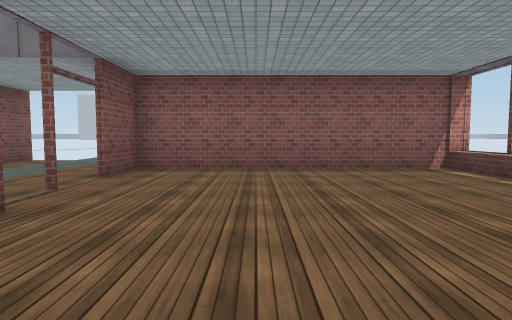
[1] (above)

17 first-person views from a walk through a 3-D level made in the Unity game engine. The camera is 1.2 m above the floor, tilts 4° down and sees 75° across. The floor is counted in squares, 2 m on a side. Each view is taken from the middle of a square. On the plan, view 1 faces up. The plan holds only what a view shows up to about 10 squares ahead; the rest is blank. The place goes on beyond the plan. Door leaves are left out, so doorways stand open. Some surface patterns are stand-ins.

[2]
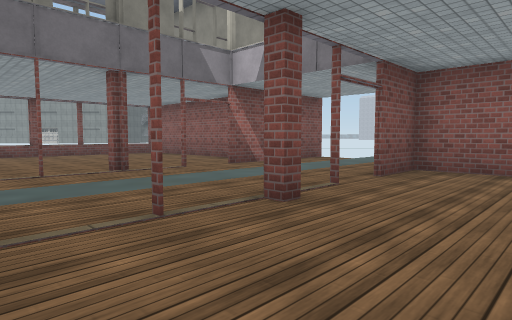

[3]
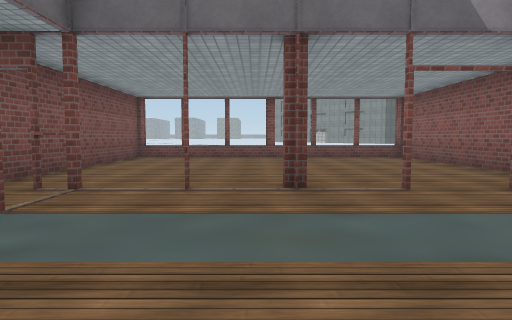

[4]
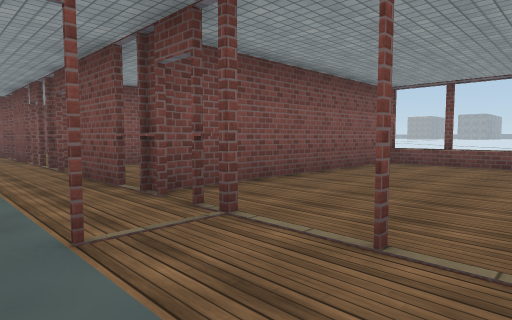

[5]
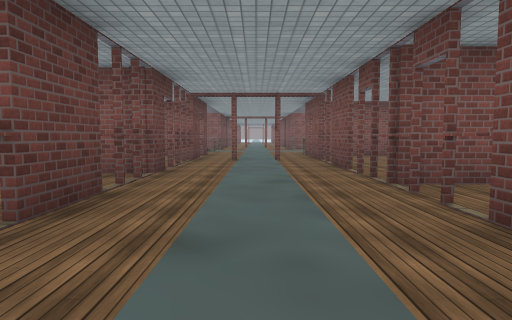

[6]
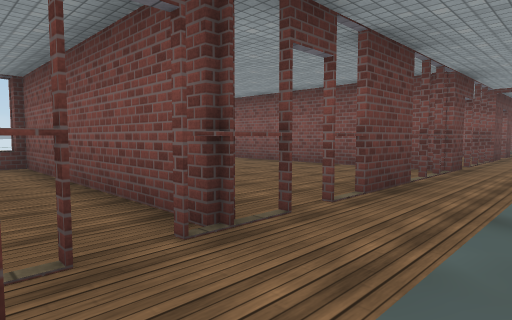

[7]
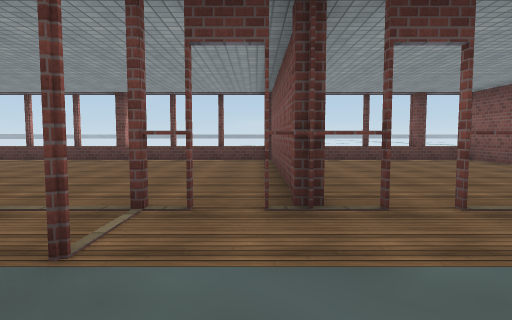

[8]
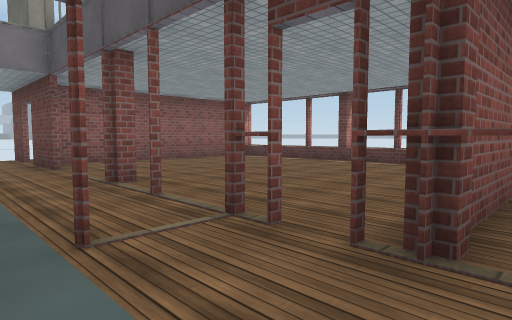

[9]
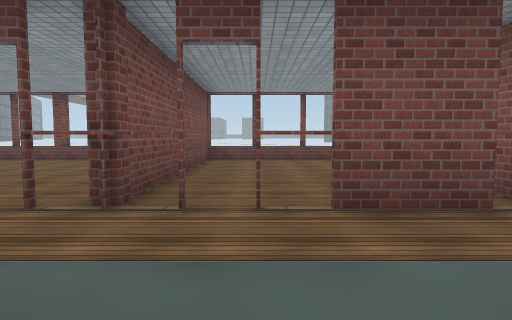

[10]
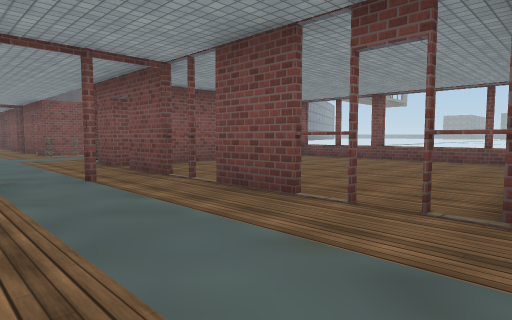

[11]
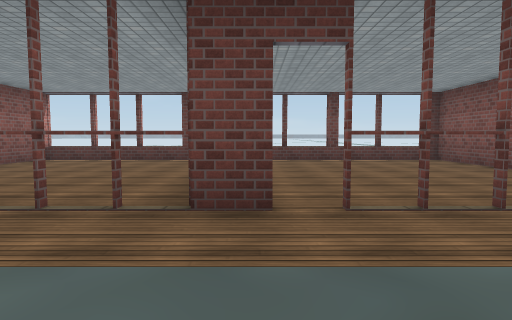

[12]
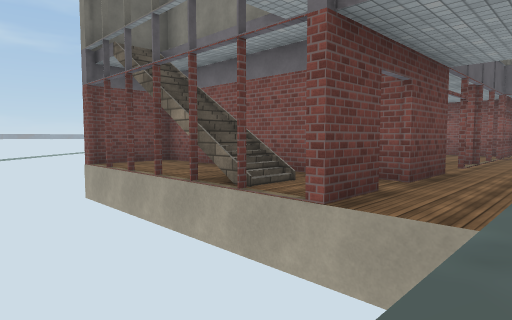

[13]
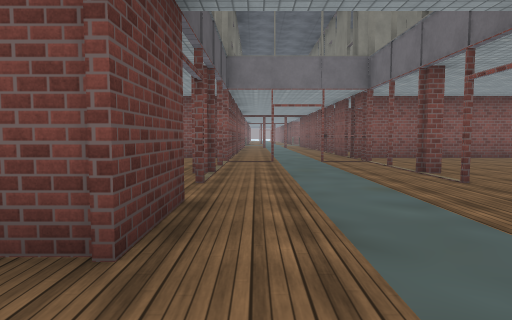

[14]
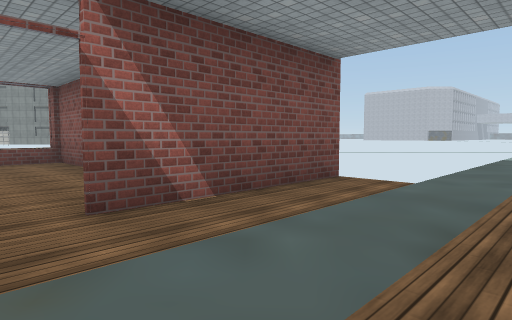

[15]
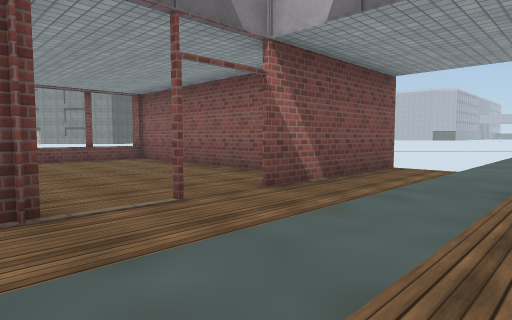

[16]
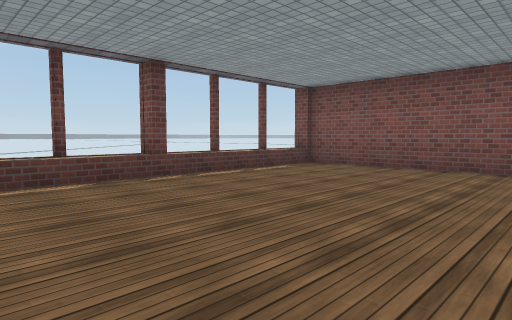

[17]
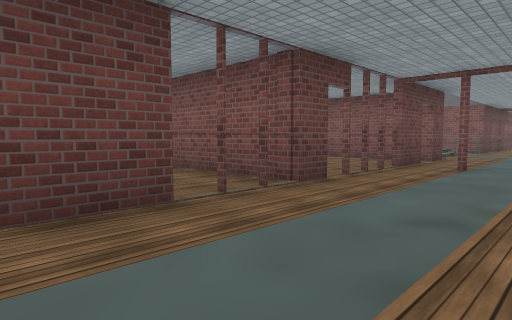

### Floor plan
Key: @ floor where view 1 was taken; # wall or solid block; x gap in a wall; . floor; D open door; ^ raised ledge; T thing the floor can be seen under or through.
Columns run from 12 left of view 1 to 4 right of it. Each row starts with its distance up from view 1.
 11         .
 10         .
  9       # .
  8       #...### ###
  7  ######.........#
  6 ^.....#...#######
  5 #....Dx...x.....#
  4 ^.....x...x.....^
  3 ^...............^
  2 ^...............^
  1 ^...............^
  0 ^....D#...T.@...^
 -1 ^####D#...TTT###^
 -2 ^ .####...TTT#.#^
 -3 ^ ....#...T.... ^
 -4 ^ ........T.... ^
 -5 ^######........ ^
 -6 ^ ... #...# ... ^
 -7 ^ ....x...######^
 -8 ^ ....#........ ^
 -9 ^ ............. ^
-10 ^ .. .#...#.... ^
-11 ^     x...x     ^

Positions as (right, up) in squares from view 1, and headings:
1: (0, 0), facing up
2: (0, 0), facing up-left
3: (-2, 2), facing left
4: (-4, 2), facing down-left
5: (-4, -1), facing down
6: (-4, 0), facing down-right
7: (-5, -1), facing right
8: (-4, -2), facing up-right
9: (-3, -4), facing left
10: (-3, -5), facing down-left
11: (-5, -7), facing right
12: (-4, 11), facing down-right
13: (-3, 8), facing down
14: (-3, 4), facing up-left
15: (-3, 2), facing up-left
16: (-1, 5), facing down-right
17: (-5, -3), facing down-right
